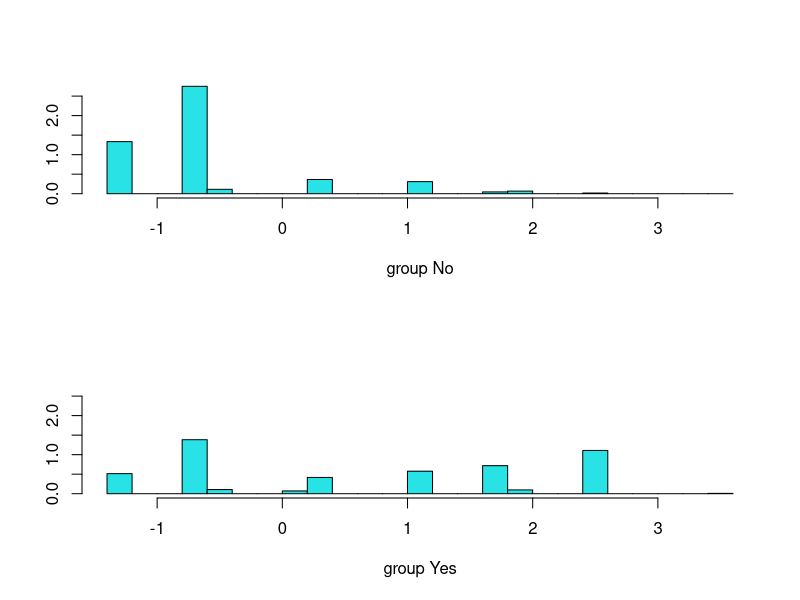

Reproduce this figure in R.
## ---- chunk 1
library(e1071)
titan.df <- as.data.frame(Titanic)
#Creating data from table
repeating_sequence <- rep.int(seq_len(nrow(titan.df)), titan.df$Freq) #This will repeat each combination equal to the frequency of each combination
#Create the dataset by row repetition created
titan.dat <- titan.df[repeating_sequence,]
#We no longer need the frequency, drop the feature
titan.dat$Freq <- NULL
head(titan.dat)
dim(titan.dat)
## ---- chunk 2
train <- sample(nrow(titan.dat), nrow(titan.dat) * 0.8)
dat.train <- titan.dat[train, ]
dat.test <- titan.dat[-train, ]
## ---- chunk 3
nb.model <- naiveBayes(Survived ~., data = dat.train)
summary(nb.model)
nb.model$tables
## ---- chunk 4
nb.pred <- predict(nb.model, newdata = dat.test)
table(nb.pred, dat.test$Survived)
(59 + 19) / (286 + 59 + 19 + 77)
## ---- chunk 5
lr.model <- glm(Survived ~ ., data = dat.train, family = binomial)
lr.prob <- predict(lr.model, newdata = dat.test, type = 'response')
lr.pred <- ifelse(lr.prob > 0.5, 'Yes', 'No')
table(prediction = lr.pred, truth = dat.test$Survived)
## ---- chunk 6
library(MASS)
lda.model <- lda(Survived ~ ., data = dat.train)
plot(lda.model)
lda.pred <- predict(lda.model, newdata = dat.test)
table(prediction = lda.pred$class, truth = dat.test$Survived)
